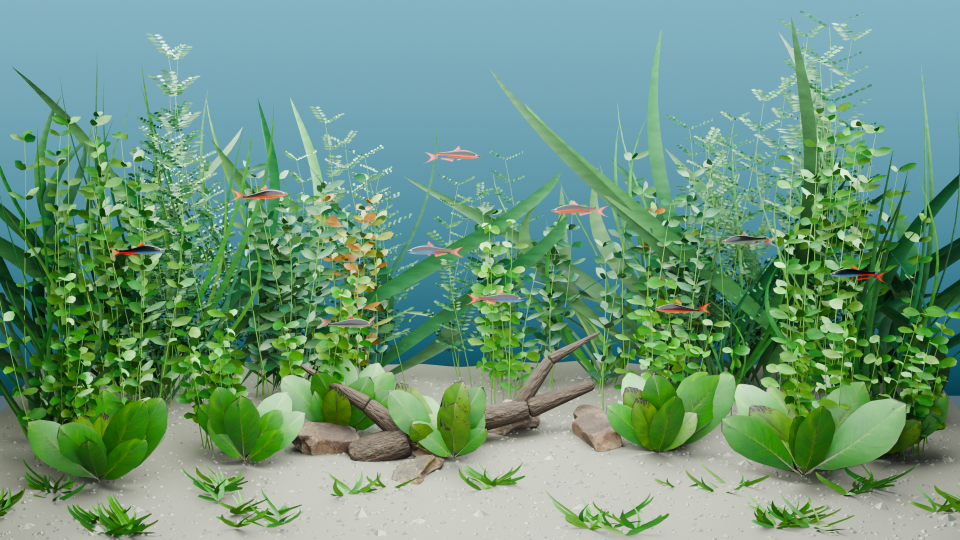
#> input picture docs/evidence/lush-reference/offline-1920.png, 1920 x 1080 px (shown at 1/2 size)
$ python compare_lush_reference.py ../../docs/evidence/lush-reference/offline-1920.png
#> lines starting #> are read from the running program, lines starting #| are printed output that depends on the picture
"""Lay out unretouched reference and offline render, preserving both aspect ratios."""
from pathlib import Path
from PIL import Image, ImageOps, ImageDraw, ImageFont
import sys

root = Path(__file__).resolve().parents[2]
out = root / 'docs/evidence/lush-reference'
reference = Image.open(sys.argv[1]).convert('RGB')
candidate = Image.open(out / 'offline-1920.png').convert('RGB')
assert candidate.size == (1920, 1080)
board = Image.new('RGB', (2400, 1040), '#111b20')
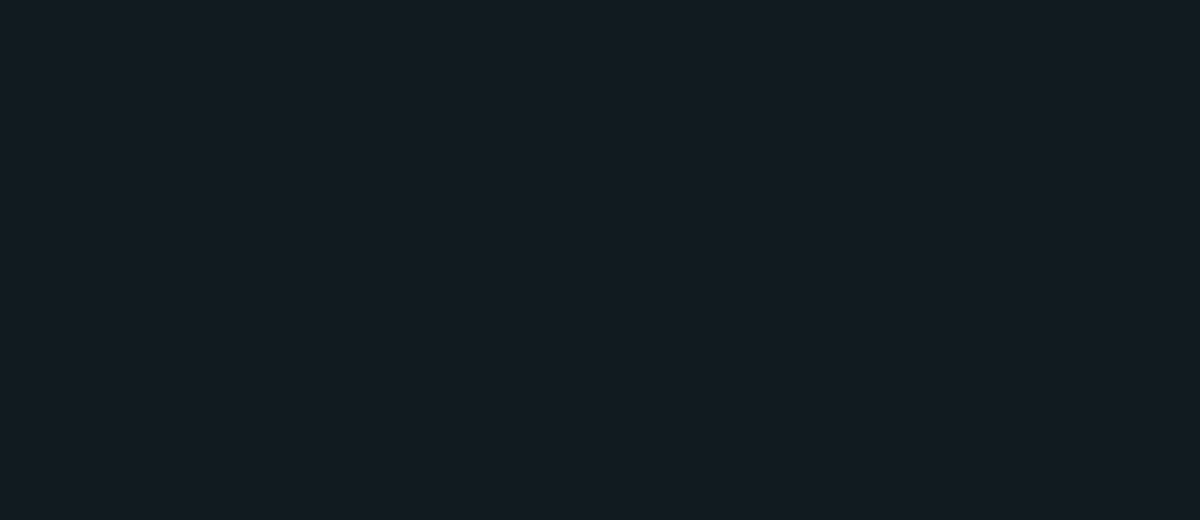
#> board: PIL image 2400x1040 RGB (shown at 1/2 size); mean R, G, B 17, 27, 32
draw = ImageDraw.Draw(board)
font = ImageFont.truetype('C:/Windows/Fonts/segoeui.ttf', 28)
small = ImageFont.truetype('C:/Windows/Fonts/segoeui.ttf', 20)
for x, title, im in [(40,'SUPPLIED REFERENCE',reference),(1220,'OFFLINE CANDIDATE · 1920 × 1080',candidate)]:
    draw.text((x,30),title,font=font,fill='#ecf4f3')
    fitted = ImageOps.contain(im,(1140,880),Image.Resampling.LANCZOS)
    board.paste(fitted,(x+(1140-fitted.width)//2,95+(880-fitted.height)//2))
#> this loop made 2 passes
#> (x, title) on passes 1 to 2: (40, 'SUPPLIED REFERENCE'), (1220, 'OFFLINE CANDIDATE · 1920 × 1080')
#> pass 1, `fitted = ImageOps.contain(im,(1140,880),Image.Resampling.LANCZOS)`:
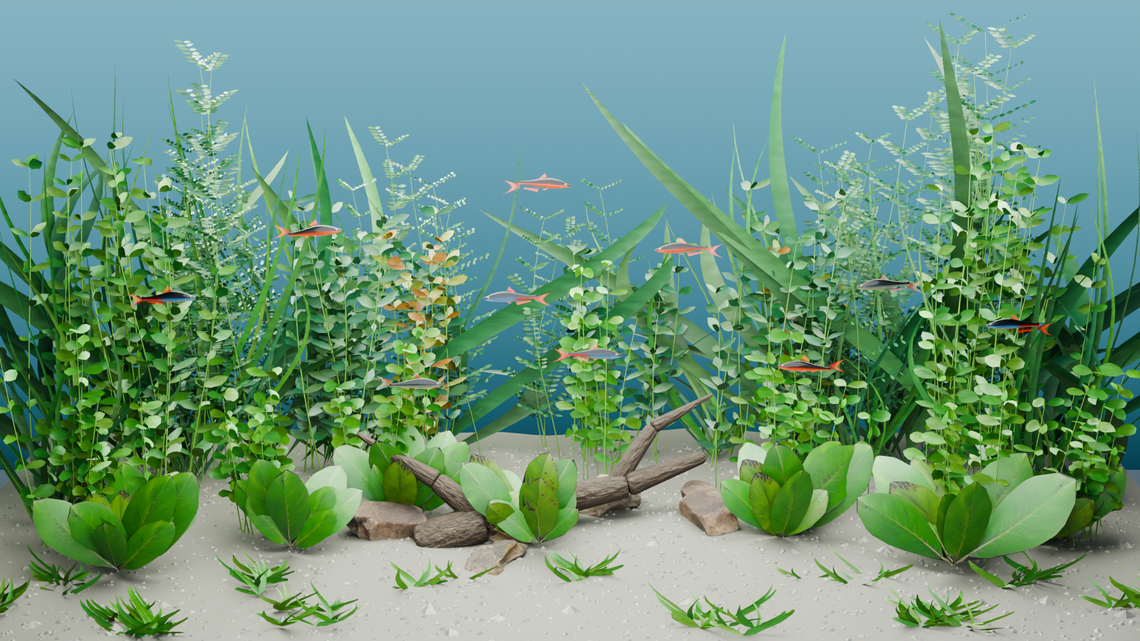
#> fitted: PIL image 1140x641 RGB; mean R, G, B 110.4, 151.1, 124.6
#> after the loop:
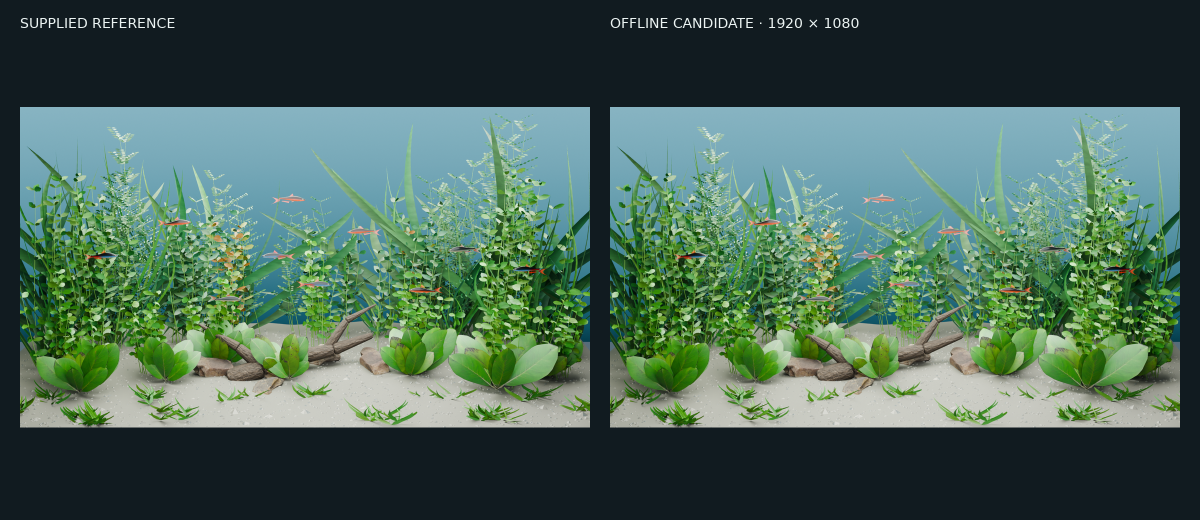
#> board: PIL image 2400x1040 RGB (shown at 1/2 size); mean R, G, B 72.1, 100.1, 86.6
draw.text((40,995),'Both images shown in full, with original proportions. Offline art review — no runtime integration.',font=small,fill='#a5bdc1')
board.save(out/'reference-side-by-side.png')
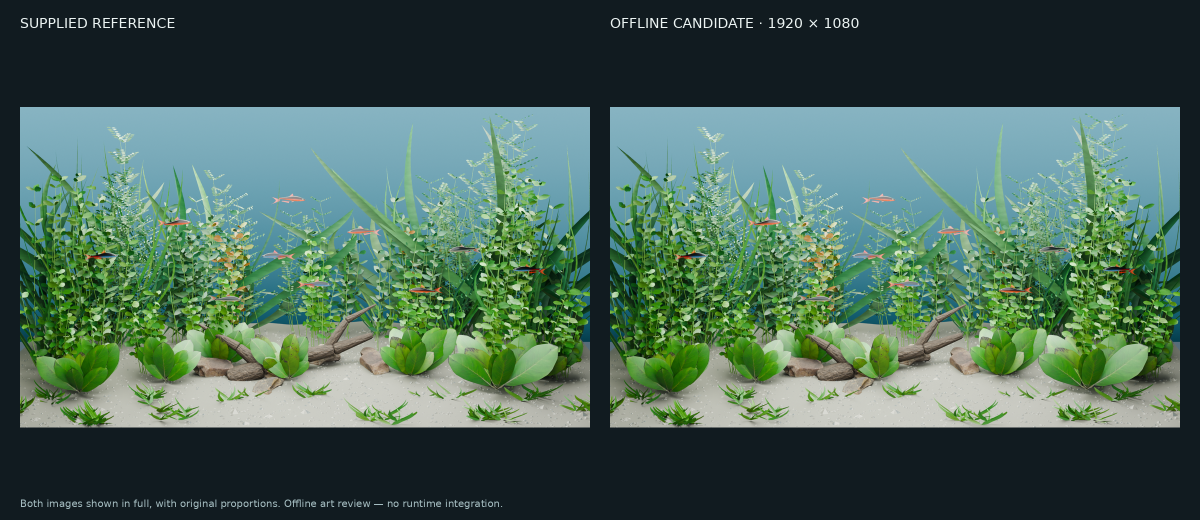
#> saved as reference-side-by-side.png: PIL image 2400x1040 RGB (shown at 1/2 size); mean R, G, B 72.3, 100.3, 86.9
print(out/'reference-side-by-side.png')

$ run again, with docs/evidence/lush-reference/geometry-dusk-1920.png copied over docs/evidence/lush-reference/offline-1920.png
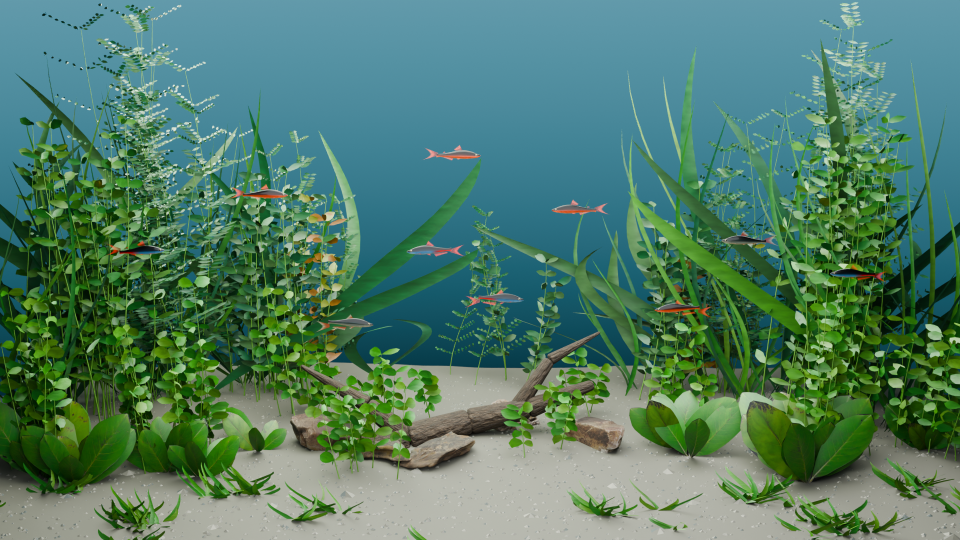
#> input picture docs/evidence/lush-reference/geometry-dusk-1920.png, 1920 x 1080 px (shown at 1/2 size)
#> the loop `for x, title, im in [(40,'SUPPLIED REFERENCE',reference),(1220,'OFFLIN..` made 2 passes
#> (x, title) on passes 1 to 2: (40, 'SUPPLIED REFERENCE'), (1220, 'OFFLINE CANDIDATE · 1920 × 1080')
#> pass 1, `fitted = ImageOps.contain(im,(1140,880),Image.Resampling.LANCZOS)`:
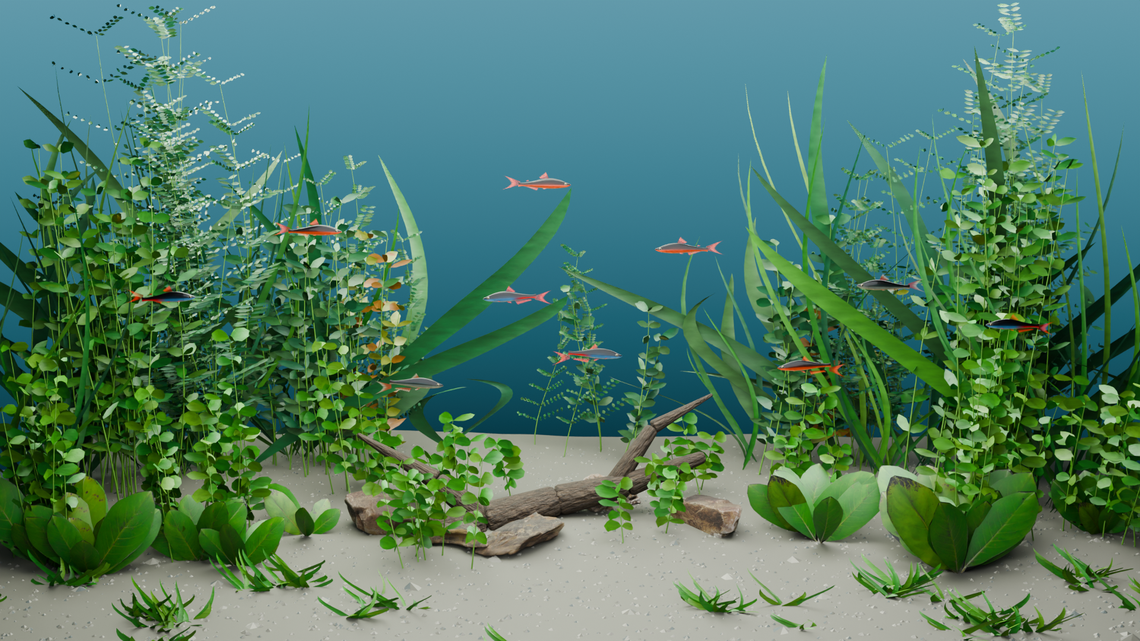
#> fitted: PIL image 1140x641 RGB; mean R, G, B 80.9, 124.6, 103.8
#> `board.save(out/'reference-side-by-side.png')`:
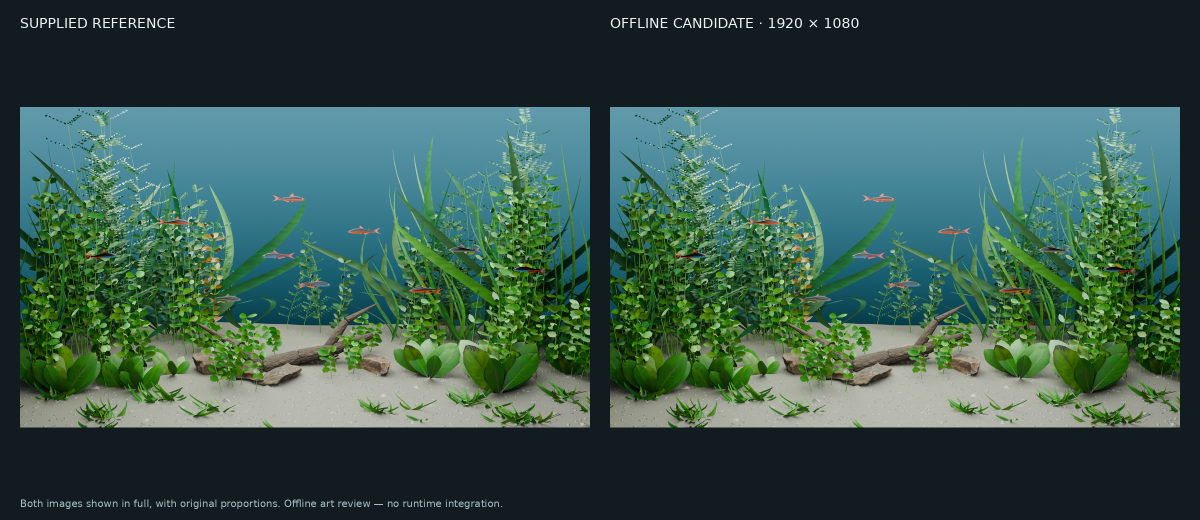
#> saved as reference-side-by-side.png: PIL image 2400x1040 RGB (shown at 1/2 size); mean R, G, B 55.1, 84.8, 74.7
